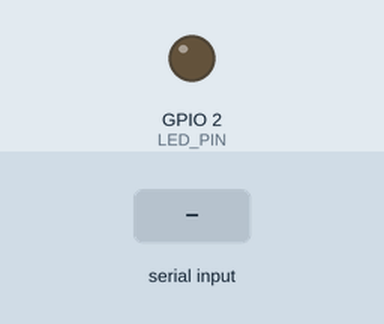
A sketch run on a simulated ESP32. Shown: output pins drawn as LEDs (lit = HIGH). The test bench sets the inputs (shaded band). What the sketch prints to the serial monitor is not drawn.

Above: at 2.2 s.
2.3 s: "ON\n" received over Serial
At 3.4 s:
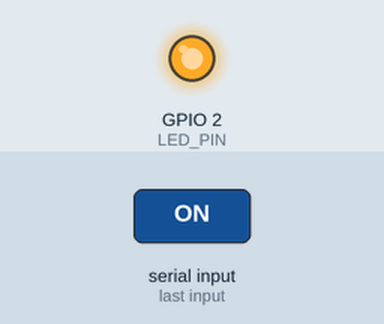
3.8 s: "OFF\n" received over Serial
At 4.6 s:
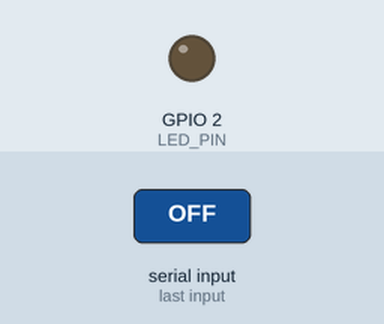
Timing chart, 0 to 6.8 s (numbered marks = the images above; inputs shaded):
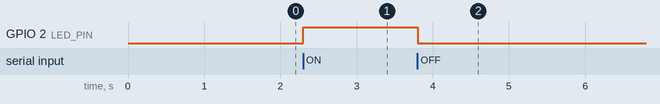

The sketch:

uart_pc_esp32.ino
```cpp
// Práctica: UART PC ↔ ESP32
// Objetivo: Recibir comandos desde el Monitor Serial y controlar un LED.

const int LED_PIN = 2;   // LED integrado en muchos ESP32
bool ledState = false;

void setup() {
  pinMode(LED_PIN, OUTPUT);
  digitalWrite(LED_PIN, LOW);

  Serial.begin(115200);
  delay(1000);

  Serial.println("=== UART PC ↔ ESP32 ===");
  Serial.println("Comandos disponibles:");
  Serial.println("ON     -> Encender LED");
  Serial.println("OFF    -> Apagar LED");
  Serial.println("STATUS -> Mostrar estado");
  Serial.println("------------------------");
}

void loop() {
  if (Serial.available() > 0) {
    String command = Serial.readStringUntil('\n');
    command.trim();        // elimina espacios y saltos de línea
    command.toUpperCase(); // convierte a mayúsculas

    if (command == "ON") {
      ledState = true;
      digitalWrite(LED_PIN, HIGH);
      Serial.println("LED encendido");
    }
    else if (command == "OFF") {
      ledState = false;
      digitalWrite(LED_PIN, LOW);
      Serial.println("LED apagado");
    }
    else if (command == "STATUS") {
      Serial.print("Estado del LED: ");
      Serial.println(ledState ? "ENCENDIDO" : "APAGADO");
    }
    else {
      Serial.print("Comando no reconocido: ");
      Serial.println(command);
      Serial.println("Usa: ON, OFF o STATUS");
    }
  }
}
```

Measured:
- after the input at 2.3 s, GPIO 2 (LED_PIN): LOW → HIGH at once
- after the input at 3.8 s, GPIO 2 (LED_PIN): HIGH → LOW at once
